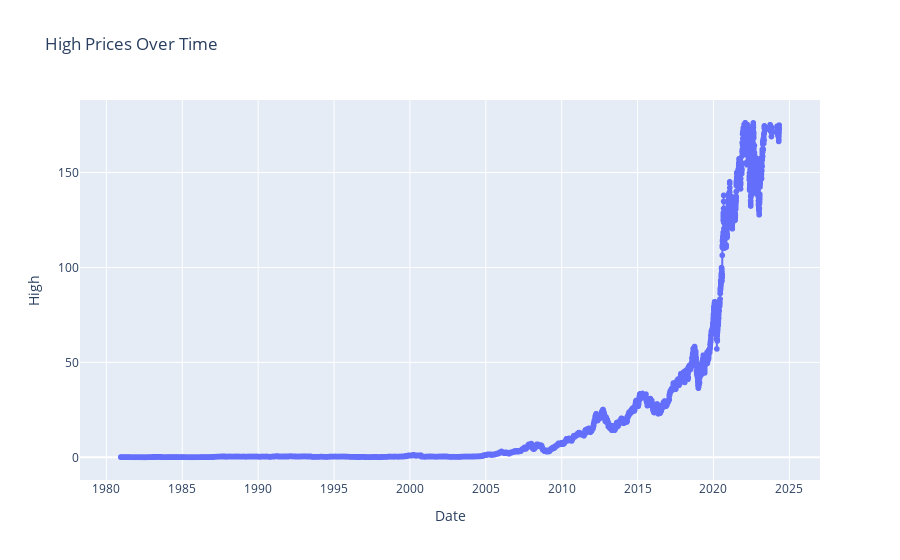

Notebook cell for this chart:
### Code cell
# Interactive line plot for High prices
fig = px.line(df_new, x='Date', y='High', title='High Prices Over Time', markers=True)
fig.show()

### Figure 1 — Plotly figure (JSON) as saved in the notebook; plotly's stock layout.template omitted (floating-point values rounded to 4 significant figures; data arrays with more than 128 entries replaced by an {"elided": "..."} marker saying what was removed)
{"data": [{"hovertemplate": "Date=%{x}<br>High=%{y}<extra></extra>", "legendgroup": "", "line": {"color": "#636efa", "dash": "solid"}, "marker": {"symbol": "circle"}, "mode": "lines+markers", "name": "", "showlegend": false, "type": "scattergl", "x": {"elided": "10511 str values"}, "xaxis": "x", "y": {"elided": "10511 float values"}, "yaxis": "y"}], "layout": {"legend": {"tracegroupgap": 0}, "title": {"text": "High Prices Over Time"}, "xaxis": {"anchor": "y", "domain": [0, 1], "title": {"text": "Date"}}, "yaxis": {"anchor": "x", "domain": [0, 1], "title": {"text": "High"}}}}
